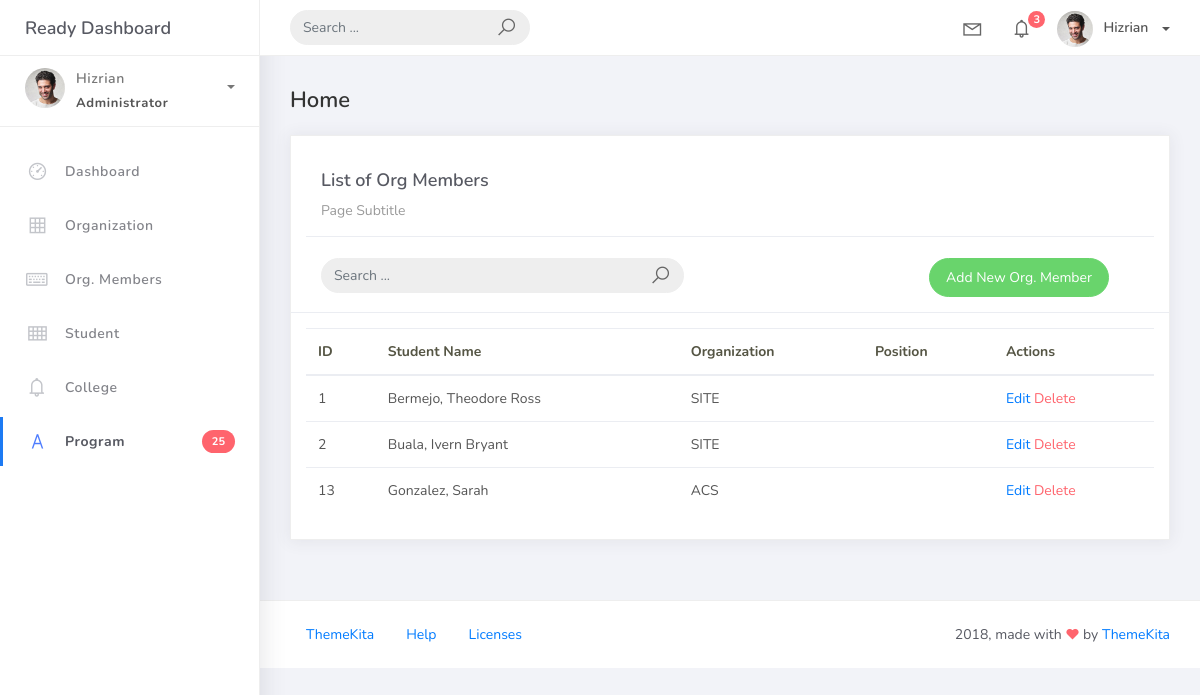
The app's page /orgmember/, older data.
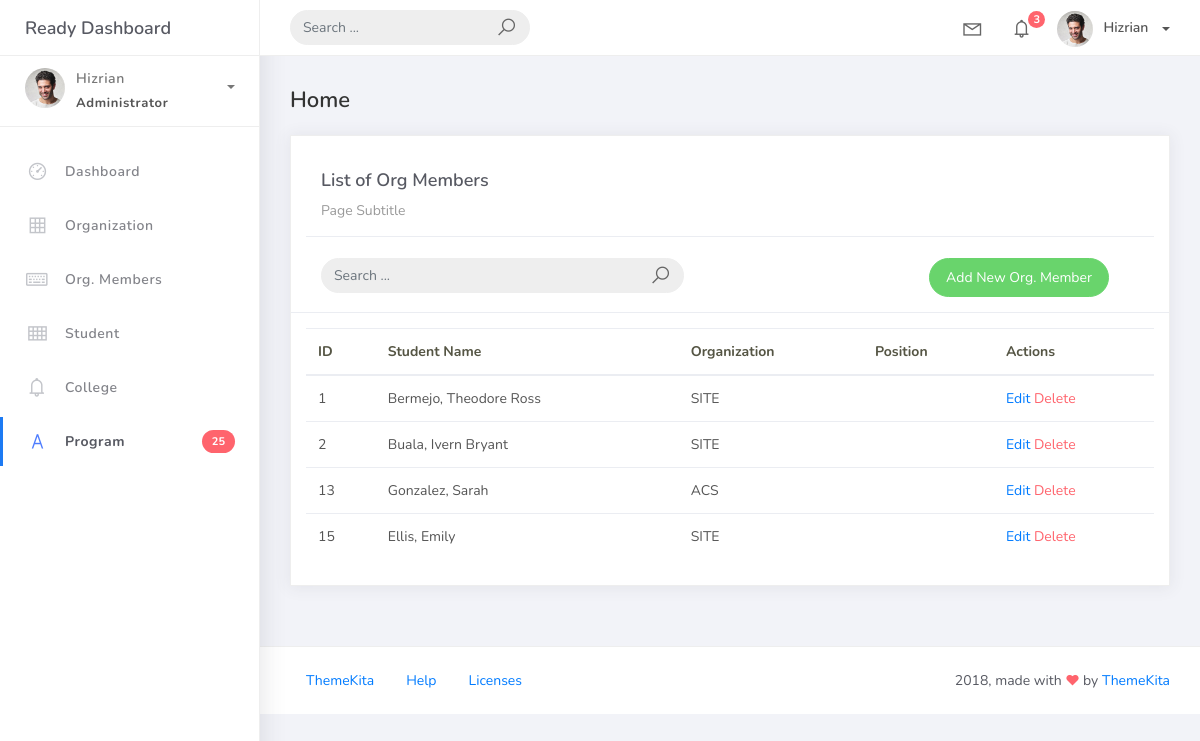
The same page, newer data.
### studentorg/models.py (models this page shows)
class BaseModel(models.Model):
    created_at = models.DateTimeField(auto_now_add=True, db_index=True)
    updated_at = models.DateTimeField(auto_now=True)
    class Meta:
        abstract = True

class OrgMember(BaseModel):
    student = models.ForeignKey(Student, on_delete=models.CASCADE)
    organization = models.ForeignKey(Organization, on_delete=models.CASCADE)

class Student(BaseModel):
    student_id = models.CharField(max_length=15)
    lastname = models.CharField(max_length=25)
    firstname = models.CharField(max_length=25)
    program = models.ForeignKey(Program, on_delete=models.CASCADE)
    def __str__(self):
        return f"{self.lastname}, {self.firstname}"

class Organization(BaseModel):
    name = models.CharField(max_length=250)
    college = models.ForeignKey (
        College, null=True, blank=True, on_delete=models.CASCADE)
    description = models.CharField(max_length=500)
    def __str__ (self):
        return self.name

### studentorg/views.py (the view)
# urls.py: path('orgmember/', OrgMemberList.as_view(), name='orgmember-list'),
class OrgMemberList(ListView):
    model = OrgMember
    context_object_name = 'orgmember'
    template_name = 'orgmember_list.html'
    paginate_by = 5
    def get_queryset(self, *args, **kwargs):
        qs = super().get_queryset(*args, **kwargs)
        query = self.request.GET.get('q')
        if query:
            qs = qs.filter(
                Q(student__lastname__icontains=query) |
                Q(student__firstname__icontains=query) |
                Q(organization__name__icontains=query)
            )
        return qs

### templates/orgmember_list.html
{% extends 'base.html' %} {% block title %}Organization Members{% endblock %} {% block content %}
<div class="content">
    <div class="container-fluid">
        <h4 class="page-title">Home</h4>
        <div class="row">
            <div class="col-md-12">
                <div class="card">
                    <div class="card-header">
                        <div class="card-header">
                            <div class="card-title">List of Org Members</div>
                            <div class="card-category">Page Subtitle</div>
                        </div>
                        <br />
                        <div class="col-md-12 row">
                            <div class="col-md-6">
                                <form class="navbar-left navbar-form nav-search mr-md-3" action="{% url 'orgmember-list' %}?q={{ request.GET.q }}">
                                    <div class="input-group">
                                        <input type="text" placeholder="Search ..." class="form-control" name="q" value="{{ request.GET.q }}" />
                                        <div class="input-group-append">
                                            <span class="input-group-text">
                                                <i class="la la-search search-icon"></i>
                                            </span>
                                        </div>
                                    </div>
                                </form>
                            </div>
                            <div class="col-md-6">
                                <div class="pull-right">
                                    <a href="{% url 'orgmember-add' %}" class="btn btn-success btn-rounded">
                                        Add New Org. Member
                                    </a>
                                </div>
                            </div>
                        </div>
                    </div>
                    <div class="card-body">
                        <div class="table-responsive">
                            <table class="table">
                                <thead>
                                    <tr>
                                        <th>ID</th>
                                        <th>Student Name</th>
                                        <th>Organization</th>
                                        <th>Position</th>
                                        <th>Actions</th>
                                    </tr>
                                </thead>
                                <tbody>
                                    {% for member in orgmember %}
                                    <tr>
                                        <td>{{ member.id }}</td>
                                        <td>{{ member.student }}</td>
                                        <td>{{ member.organization }}</td>
                                        <td>{{ member.position }}</td>
                                        <td>
                                            <a href="{% url 'orgmember-update' member.pk %}">Edit</a>
                                            <a href="{% url 'orgmember-delete' member.pk %}" class="text-danger">Delete</a>
                                        </td>
                                    </tr>
                                    {% empty %}
                                    <tr>
                                        <td colspan="5" class="text-center">No organization members found.</td>
                                    </tr>
                                    {% endfor %}
                                </tbody>
                            </table>
                        </div>
                    </div>
                </div>
            </div>
        </div>
    </div>
</div>
{% endblock %}

Row changes from the older to the newer data that the page shows:
added OrgMember: id "15", student "Ellis, Emily", organization "SITE"
